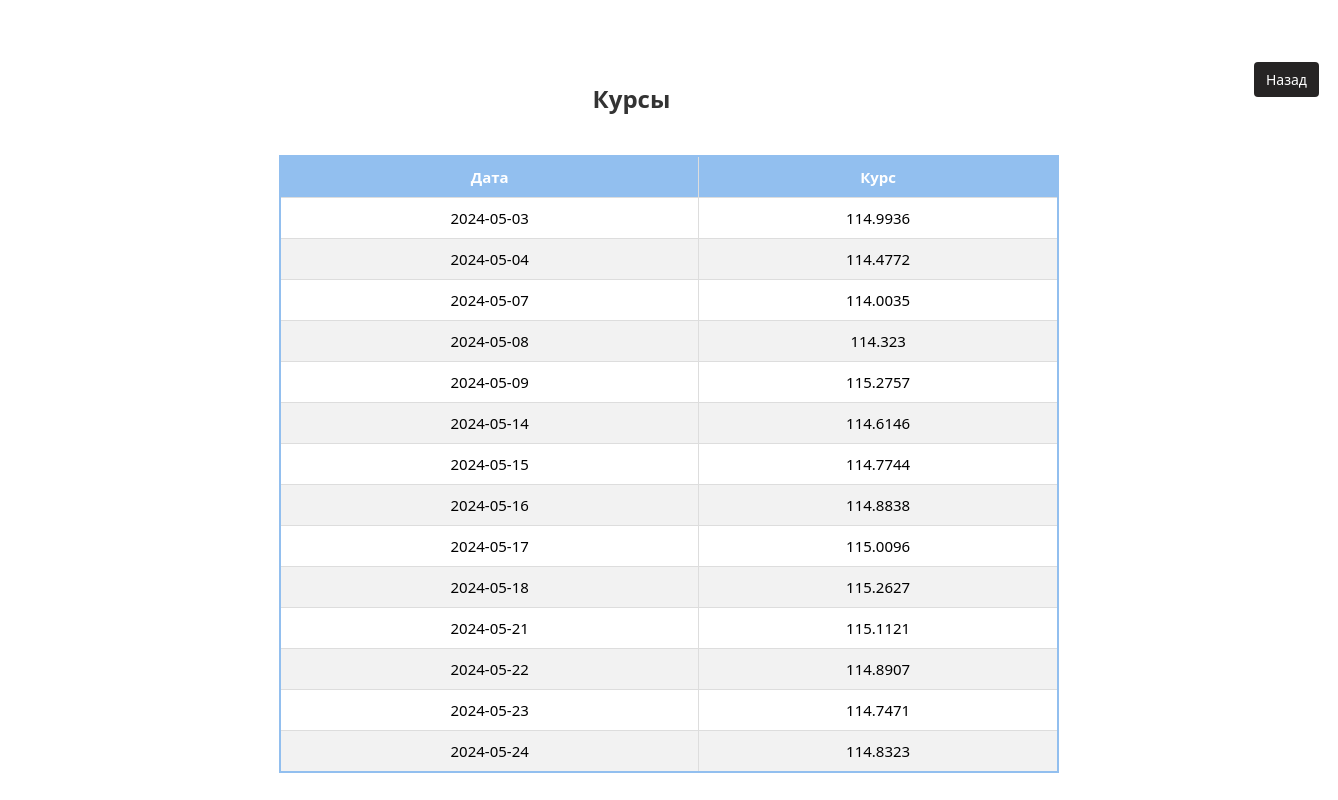
The app's page /currency_rates/pounds with its own data.
### currency_app/models.py (models this page shows, shortened)
class CurrencyRate(models.Model):
    currency = models.CharField(max_length=200)
    date = models.CharField(max_length=200)
    rate = models.CharField(max_length=200)

### currency_app/views.py (the view)
# urls.py: path('currency_rates/<str:currency>', views.currency_rates, name="currency_rates"),
def currency_rates(request, currency):
    rates = CurrencyRate.objects.filter(currency=currency).all()
    return render(request, 'currency_app/currency_rates_page.html', {'currency': currency, 'rates': rates})

### currency_app/templates/currency_app/currency_rates_page.html (shortened to what this page needs)
{% extends 'currency_app/base.html' %}
{% block content %}
<br><br>
<a href="{% url 'currencys_page' %}" id="panel-buttons" class="button" style="float: inline-end;">Назад</a>
<h1 id="table-heading">Курсы </h1>
    <div class="currency-table-block" >
        <table class="currency-table">
            <thead>
                <tr>
                    <th class="table-header">Дата</th>
                    <th class="table-header">Курс</th>
                </tr>
            </thead>
            <tbody>
                {% for rate in rates %}
                <tr>
                    <td>{{ rate.date }}</td>
                    <td>{{ rate.rate }}</td>
                </tr>
                {% endfor %}
            </tbody>
        </table>
    </div>
{% endblock %}

### currency_app/static/currency_app/style.css (style rules this page uses)
* { box-sizing: border-box; font-family: 'Segoe UI', Tahoma, Geneva, Verdana, sans-serif; }
#panel-buttons { background-color: rgb(38, 36, 36) }
.button { padding: 8px 12px; margin-left: 10px; font-size: 14px; color: #fff; background-color: #25ba54; border: none; border-radius: 4px; text-decoration: none; transition: background-color 0.3s ease; }
.currency-table-block { display: flex; align-items: center; justify-content: center; }
#table-heading { text-align: center; margin-top: 20px; color: #333; }
.currency-table { width: 60%; border-collapse: collapse; margin-top: 20px; border: 2px solid #92bfef; font-size: 15px; }
.table-header { padding: 10px; text-align: center; background-color: #92bfef; color: #fff; border: 1px solid #ddd; }
.currency-table tbody tr:nth-child(even) { background-color: #f2f2f2; }
.currency-table td { padding: 10px; text-align: center; border: 1px solid #ddd; }

### records on screen
CurrencyRate: date "2024-05-03", rate "114.9936"
CurrencyRate: date "2024-05-04", rate "114.4772"
CurrencyRate: date "2024-05-07", rate "114.0035"
CurrencyRate: date "2024-05-08", rate "114.323"
CurrencyRate: date "2024-05-09", rate "115.2757"
CurrencyRate: date "2024-05-14", rate "114.6146"
CurrencyRate: date "2024-05-15", rate "114.7744"
CurrencyRate: date "2024-05-16", rate "114.8838"
CurrencyRate: date "2024-05-17", rate "115.0096"
CurrencyRate: date "2024-05-18", rate "115.2627"
CurrencyRate: date "2024-05-21", rate "115.1121"
CurrencyRate: date "2024-05-22", rate "114.8907"
CurrencyRate: date "2024-05-23", rate "114.7471"
CurrencyRate: date "2024-05-24", rate "114.8323"
